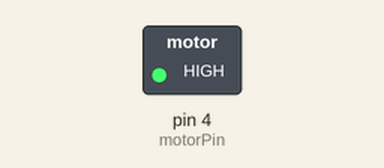
The sketch below on a simulated Arduino Uno, built with avr-gcc and run on an emulated ATmega328P. Parts: switched loads named in the sketch (green lamp = pin HIGH).

Above: at 0.1 s.
Timing chart, 0 to 1.6 s (numbered marks = the images above):
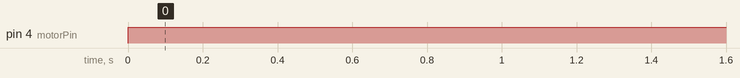

The sketch:

dc_motor_test.ino
```cpp
int motorPin = 4;

void setup()
{
    pinMode(motorPin, OUTPUT);
}


void loop()
{
    digitalWrite(motorPin, HIGH);
}
```

Measured:
- by itself, pin 4 (motorPin): LOW → HIGH at 0.00 s
